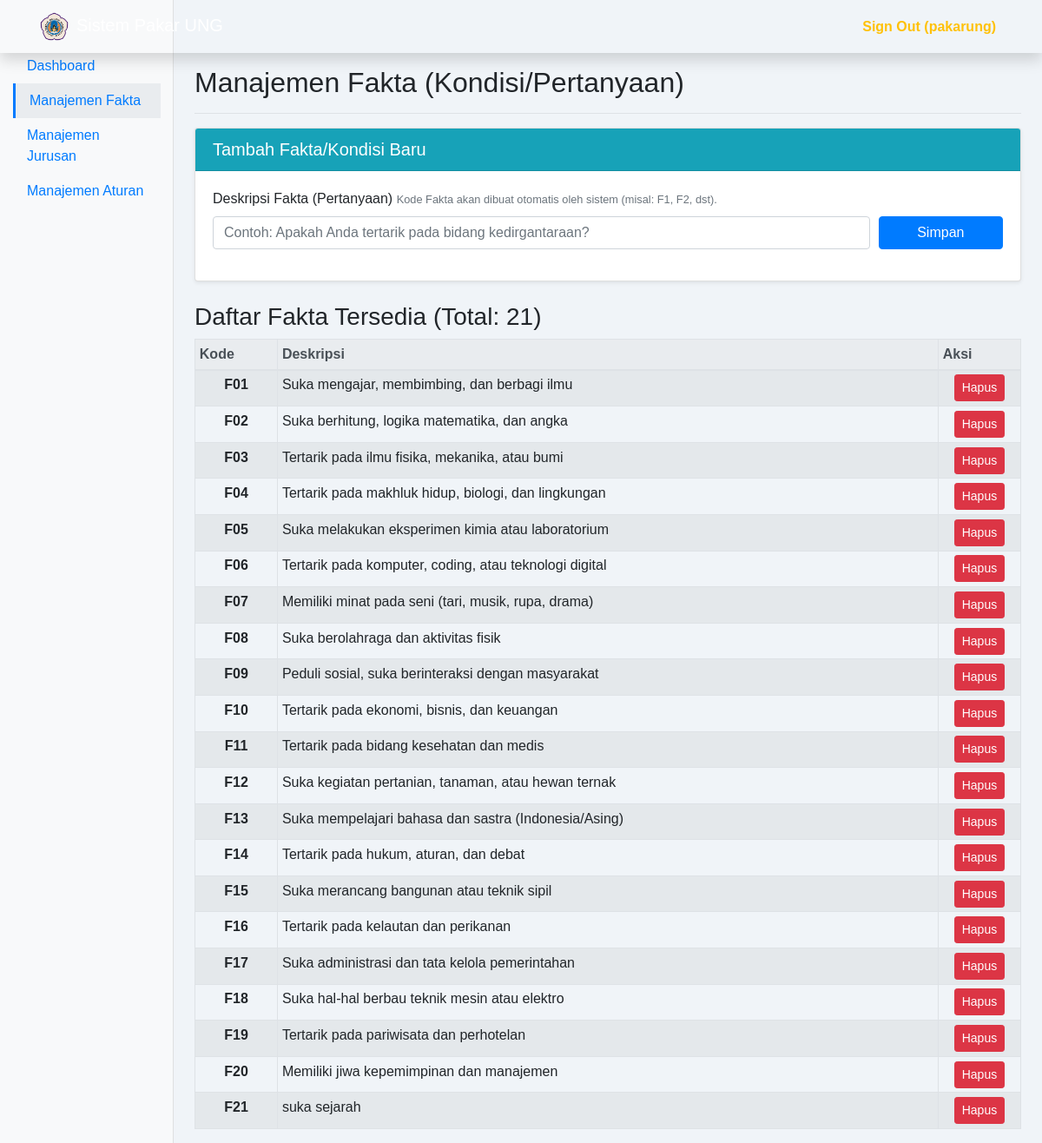
Screenshot of /views/pakar/manage_fakta.php (signed in) with the database file from the repository.
### tables this page shows
CREATE TABLE `fakta` (
  `id_fakta` int NOT NULL,
  `kode_fakta` varchar(50) NOT NULL,
  `deskripsi` varchar(255) NOT NULL,
  `jenis_input` varchar(50) DEFAULT NULL
);

### views/pakar/manage_fakta.php (the view, shortened to what this page needs)
<?php
require_once '../../controller/AuthController.php';
$fakta_res = $conn->query("SELECT * FROM fakta ORDER BY LENGTH(kode_fakta) ASC, kode_fakta ASC");
?>
<!doctype html>
<html lang="id">
<head>
    <link rel="stylesheet" href="https://stackpath.bootstrapcdn.com/bootstrap/4.5.2/css/bootstrap.min.css">
    <link rel="stylesheet" href="../../assets/css/style.css">
</head>
<body>
    <?php include '../partials/navbar.php'; ?>
    <div class="container-fluid">
        <div class="row">
           <nav class="col-md-2 d-none d-md-block bg-light sidebar">
                <div class="sidebar-sticky">
                    <ul class="nav flex-column">
                        <li class="nav-item"><a class="nav-link" href="dashboard.php">Dashboard</a></li>
                        <li class="nav-item"><a class="nav-link active" href="manage_fakta.php">Manajemen Fakta</a></li>
                        <li class="nav-item"><a class="nav-link" href="manage_jurusan.php">Manajemen Jurusan</a></li>
                        <li class="nav-item"><a class="nav-link " href="manage_rules.php">Manajemen Aturan</a></li>
                    </ul>
                </div>
            </nav>
            <main role="main" class="col-md-9 ml-sm-auto col-lg-10 px-4">
                <div class="d-flex justify-content-between flex-wrap flex-md-nowrap align-items-center pt-3 pb-2 mb-3 border-bottom">
                    <h1 class="h2">Manajemen Fakta (Kondisi/Pertanyaan)</h1>
                </div>
                <div class="card mb-4 shadow-sm">
                    <h5 class="card-header bg-info text-white">Tambah Fakta/Kondisi Baru</h5>
                    <div class="card-body">
                        <form method="POST">
                            <div class="form-row">
                                <div class="col-md-10 mb-3">
                                    <label for="deskripsi">Deskripsi Fakta (Pertanyaan)</label>
                                    <small class="text-muted">Kode Fakta akan dibuat otomatis oleh sistem (misal: F1, F2, dst).</small>
                                    <input type="text" class="form-control" name="deskripsi" placeholder="Contoh: Apakah Anda tertarik pada bidang kedirgantaraan?" required>
                                </div>
                                <div class="col-md-2 mb-3 align-self-center">
                                    <label class="d-none d-md-block">&nbsp;</label> <button class="btn btn-primary btn-block" type="submit" name="add_fakta">Simpan</button>
                                </div>
                            </div>
                        </form>
                    </div>
                </div>
                <h3 class="mt-4">Daftar Fakta Tersedia (Total: <?= $fakta_res->num_rows ?>)</h3>
                <div class="table-responsive">
                    <table class="table table-bordered table-striped table-sm">
                        <thead class="thead-light">
                            <tr>
                                <th style="width: 10%;">Kode</th>
                                <th style="width: 80%;">Deskripsi</th>
                                <th style="width: 10%;">Aksi</th>
                            </tr>
                        </thead>
                        <tbody>
                            <?php while ($f = $fakta_res->fetch_assoc()): ?>
                                <tr>
                                    <td class="text-center font-weight-bold"><?= htmlspecialchars($f['kode_fakta']) ?></td>
                                    <td><?= htmlspecialchars($f['deskripsi']) ?></td>
                                    <td class="text-center">
                                        <a href="manage_fakta.php?delete=<?= $f['kode_fakta'] ?>" class="btn btn-sm btn-danger" onclick="return confirm('Yakin ingin menghapus fakta ini? Semua aturan yang menggunakan fakta ini akan terhapus.');">Hapus</a>
                                    </td>
                                </tr>
                            <?php endwhile; ?>
                        </tbody>
                    </table>
                </div>
            </main>
        </div>
    </div>
</body>
</html>

### views/partials/navbar.php (shortened to what this page needs)
<?php
$in_pakar_folder = (strpos(dirname($_SERVER['PHP_SELF']), '/pakar') !== false);
if ($in_pakar_folder) {
    $home_link = '../../index.php';
    $login_link = 'login.php';
    $logout_link = 'logout.php';
} else {
    $home_link = 'index.php';
    $login_link = 'views/pakar/login.php';
    $logout_link = 'views/pakar/logout.php';
}
$is_logged_in = isset($_SESSION['pakar_logged_in']) && $_SESSION['pakar_logged_in'] === true;
$username = isset($_SESSION['pakar_username']) ? $_SESSION['pakar_username'] : 'Pakar';
?>
<nav class="navbar navbar-expand-lg navbar-dark bg-[#5c0303ff] fixed-top shadow">
    <div class="container">
        <a class="navbar-brand" href="<?= $home_link ?>">
            <img src="<?= $in_pakar_folder ? '../../assets/img/logo.png' : 'assets/img/logo.png' ?>"
                alt="Logo UNG"
                style="height: 35px; width: auto; margin-right: 8px;">Sistem Pakar UNG</a>
        <div class="collapse navbar-collapse" id="navbarNav">
            <ul class="navbar-nav ml-auto">
                <li class="nav-item">
                    <?php if ($is_logged_in): ?>
                        <a class="nav-link font-weight-bold text-warning" href="<?= $logout_link ?>">
                            Sign Out (<?= htmlspecialchars($username) ?>)
                        </a>
                    <?php else: ?>
                        <a class="nav-link" href="<?= $login_link ?>">
                            Login Pakar
                        </a>
                    <?php endif; ?>
                </li>
            </ul>
        </div>
    </div>
</nav>

### assets/css/style.css (style rules this page uses)
body { font-family: 'Poppins', sans-serif; background-color: #f0f4f8; }
.sidebar { position: fixed; top: 0; bottom: 0; left: 0; z-index: 1000; padding-top: 56px; box-shadow: inset -1px 0 0 rgba(0, 0, 0, .1); background-color: #ffffff; }
.nav-link.active { background-color: #e9ecef; color: #007bff !important; border-left: 3px solid #007bff; }
main { padding-top: 60px; }

### rows the page displays
fakta: kode_fakta "F01", deskripsi "Suka mengajar, membimbing, dan berbagi ilmu"
fakta: kode_fakta "F02", deskripsi "Suka berhitung, logika matematika, dan angka"
fakta: kode_fakta "F03", deskripsi "Tertarik pada ilmu fisika, mekanika, atau bumi"
fakta: kode_fakta "F04", deskripsi "Tertarik pada makhluk hidup, biologi, dan lingkungan"
fakta: kode_fakta "F05", deskripsi "Suka melakukan eksperimen kimia atau laboratorium"
fakta: kode_fakta "F06", deskripsi "Tertarik pada komputer, coding, atau teknologi digital"
fakta: kode_fakta "F07", deskripsi "Memiliki minat pada seni (tari, musik, rupa, drama)"
fakta: kode_fakta "F08", deskripsi "Suka berolahraga dan aktivitas fisik"
fakta: kode_fakta "F09", deskripsi "Peduli sosial, suka berinteraksi dengan masyarakat"
fakta: kode_fakta "F10", deskripsi "Tertarik pada ekonomi, bisnis, dan keuangan"
fakta: kode_fakta "F11", deskripsi "Tertarik pada bidang kesehatan dan medis"
fakta: kode_fakta "F12", deskripsi "Suka kegiatan pertanian, tanaman, atau hewan ternak"
fakta: kode_fakta "F13", deskripsi "Suka mempelajari bahasa dan sastra (Indonesia/Asing)"
fakta: kode_fakta "F14", deskripsi "Tertarik pada hukum, aturan, dan debat"
fakta: kode_fakta "F15", deskripsi "Suka merancang bangunan atau teknik sipil"
fakta: kode_fakta "F16", deskripsi "Tertarik pada kelautan dan perikanan"
fakta: kode_fakta "F17", deskripsi "Suka administrasi dan tata kelola pemerintahan"
fakta: kode_fakta "F18", deskripsi "Suka hal-hal berbau teknik mesin atau elektro"
fakta: kode_fakta "F19", deskripsi "Tertarik pada pariwisata dan perhotelan"
fakta: kode_fakta "F20", deskripsi "Memiliki jiwa kepemimpinan dan manajemen"
fakta: kode_fakta "F21", deskripsi "suka sejarah"

### other values shown
$username "pakarung"
$fakta_res->num_rows "21"
